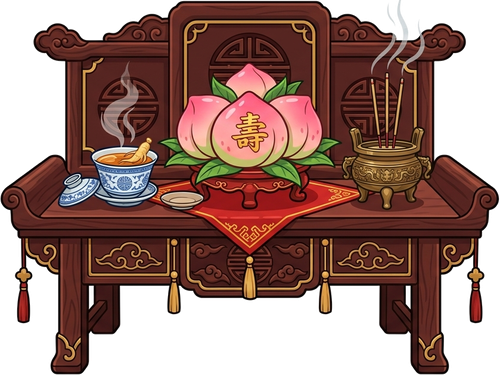
#> input picture assets/images/altar_health.png, 500 x 375 px, given in place of kowtow_1.png, which was not available
$ python optimize_assets.py
#> lines starting #> are read from the running program, lines starting #| are printed output that depends on the picture; after the words box and inside, x2 and y2 are one past the last pixel; in counts of white or black regions, pixels touching at a corner belong together; pictures that were not available may be replaced by others from this repository, and a replacement may not be noted
# -*- coding: utf-8 -*-
"""
把 _full/ 里的全尺寸抠图压成展示用的 assets/images/，并生成 hitmaps.js。

两个关键点：
1) 白场抠图会在四周留下"肉眼几乎看不见但 alpha 不为 0"的柔光外缘，
   直接缩放会让可见内容在 PNG 里跑到一边去。所以要先按 alpha>10% 裁掉外缘，
   再让内容在画布中居中。
2) 不要用调色板量化：Pillow 的 quantize 对 RGBA 只支持二值透明，
   会把柔光边缘的渐变 alpha 压没。只做 LANCZOS 缩放 + optimize 存 PNG。

磕头三帧必须共用同一个裁剪框，否则会破坏已经调好的对齐。
"""
import os
import glob
import json
import numpy as np
from PIL import Image

ROOT = os.path.dirname(os.path.dirname(os.path.abspath(__file__)))
FULL = os.path.join(ROOT, "_full")
OUT = os.path.join(ROOT, "assets", "images")
os.makedirs(OUT, exist_ok=True)

# 每张图的展示宽度（PNG 像素）。CSS 里用一半，保证 2x 屏清晰。
TARGET_W = {
    "god_caishen": 300, "god_bull": 480, "god_shouxing": 300, "god_wenchang": 260,
    "altar_wealth": 480, "altar_stock": 480, "altar_health": 500, "altar_study": 440,
    "smoke": 180, "coin": 120,
}
KOWTOW_W = 436          # 磕头帧画布展示宽度
KOWTOW_TRIM = False     # 画布本身已经是居中的（三帧并集），不再裁

ALPHA_THR = 26          # 10% 不透明度以下视为不可见
BBOX_FRAC = 0.006       # 行/列里可见像素占比超过该值才算"真的有内容"（滤掉 JPEG 噪点）
HIT_COLS = 40
HIT_COVER = 0.34


def shake_specks(im, thr=ALPHA_THR, min_neighbor=1):
    """清掉孤立噪点：一个可见像素如果 8 邻域里可见像素太少，就当作噪点抹掉。"""
    arr = np.asarray(im).astype(np.uint8).copy()
    m = arr[:, :, 3] > thr
    n = np.zeros(m.shape, dtype=np.int16)
    for dy in (-1, 0, 1):
        for dx in (-1, 0, 1):
            if dy == 0 and dx == 0:
                continue
            n += np.roll(np.roll(m, dy, axis=0), dx, axis=1)
    kill = m & (n <= min_neighbor)
    arr[kill, 3] = 0
    return Image.fromarray(arr, "RGBA")


def robust_bbox(images, thr=ALPHA_THR, frac=BBOX_FRAC):
    """按行/列廓形取包围盒，避免零散噪点把框撑到整张图。"""
    x0s, y0s, x1s, y1s = [], [], [], []
    for im in images:
        m = np.asarray(im)[:, :, 3] > thr
        h, w = m.shape
        rows = m.sum(axis=1)
        cols = m.sum(axis=0)
        ry = np.where(rows > max(1.0, w * frac))[0]
        rx = np.where(cols > max(1.0, h * frac))[0]
        if len(ry) == 0 or len(rx) == 0:
            continue
        y0s.append(ry.min()); y1s.append(ry.max() + 1)
        x0s.append(rx.min()); x1s.append(rx.max() + 1)
    if not x0s:
        return 0, 0, images[0].width, images[0].height
    return int(min(x0s)), int(min(y0s)), int(max(x1s)), int(max(y1s))


def prepare(source_keys, target_w, do_trim=True):
    """source_keys: _full 下的文件名（不含扩展名）。返回处理好的同尺寸 RGBA 列表。"""
#> called with target_w = 436, do_trim = False
    imgs = [Image.open(os.path.join(FULL, k + ".png")).convert("RGBA") for k in source_keys]
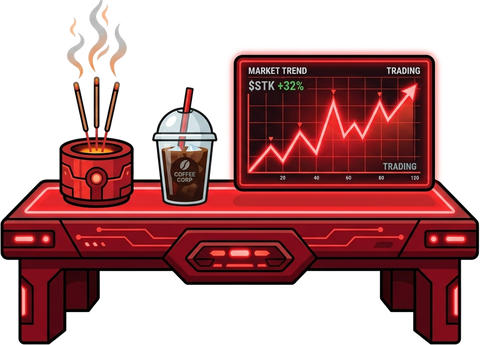
#> input picture assets/images/altar_stock.png, 480 x 345 px, given in place of kowtow_2.png, which was not available
    imgs = [shake_specks(im) for im in imgs]
#> imgs = 3 items
    if do_trim:
        box = robust_bbox(imgs)
        imgs = [im.crop(box) for im in imgs]
    base = imgs[0]
#> base is the input picture: PIL image 500x375 RGBA; mean R, G, B, A 74.2, 42.9, 35.6, 170.1
    h = max(1, int(round(base.height * target_w / base.width)))
#> h = 327
    return [im.resize((target_w, h), Image.LANCZOS) for im in imgs]


def mask_for(im, cols=HIT_COLS):
    a = np.asarray(im)[:, :, 3].astype(np.float32) / 255.0
    h, w = a.shape
    rows = max(1, int(round(cols * h / w)))
    ys = np.linspace(0, h, rows + 1).astype(int)
    xs = np.linspace(0, w, cols + 1).astype(int)
    cell = np.zeros((rows, cols), dtype=np.float32)
    for r in range(rows):
        for c in range(cols):
            blk = a[ys[r]:max(ys[r] + 1, ys[r + 1]), xs[c]:max(xs[c] + 1, xs[c + 1])]
            if blk.size:
                cell[r, c] = (blk > 0.35).mean()
    return (cell > HIT_COVER).astype(int)


hitmaps = {}
report = []

# ---- 磕头三帧：共用裁剪框，保持对齐 ----
kf = prepare(["kowtow_1", "kowtow_2", "kowtow_3"], KOWTOW_W, do_trim=KOWTOW_TRIM)
#> kf = 3 items
for i, im in enumerate(kf, 1):
    stem = "kowtow_%d" % i
    im.save(os.path.join(OUT, stem + ".png"), optimize=True)
    m = mask_for(im)
    hitmaps[stem] = {"w": int(m.shape[1]), "h": int(m.shape[0]),
                     "rows": ["".join(str(v) for v in row) for row in m]}
    report.append("%-16s -> %4dx%-4d  %7.1f KB  mask %dx%d" % (
        stem, im.width, im.height, os.path.getsize(os.path.join(OUT, stem + ".png")) / 1024,
        m.shape[1], m.shape[0]))
#> this loop made 3 passes
#> stem on passes 1 to 3: 'kowtow_1', 'kowtow_2', 'kowtow_3'
#> pass 1, `im.save(os.path.join(OUT, stem + ".png"), optimize=True)`:
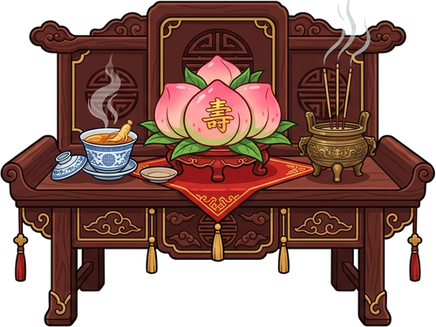
#> saved as kowtow_1.png: PIL image 436x327 RGBA; mean R, G, B, A 74.8, 43.5, 36.3, 170.1; transparent parts drawn white
#> pass 1, in mask_for, `a = np.asarray(im)[:, :, 3].astype(np.float32) / 255.0`:
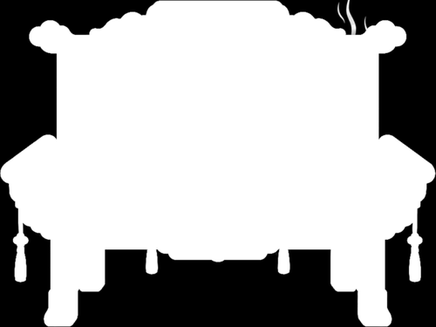
#> a: shape (327, 436) float32; min 0, max 1, mean 0.667
#> pass 1, `m = mask_for(im)`:
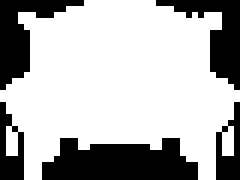
#> m: shape (30, 40) int64 (shown 6 times larger); values 0 (black) and 1 (white), 69.8% white; 5 black regions, box (x1, y1, x2, y2) and area: (7, 23, 33, 30) 142, (0, 0, 14, 15) 80, (26, 0, 40, 15) 78, (0, 17, 4, 30) 32, (36, 17, 40, 30) 31
#> pass 2, `im.save(os.path.join(OUT, stem + ".png"), optimize=True)`:
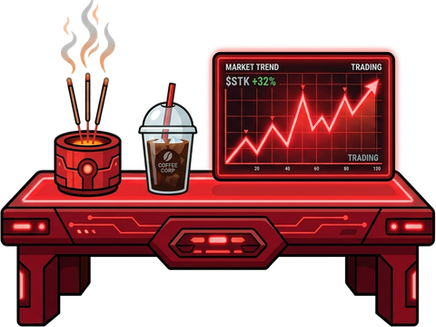
#> saved as kowtow_2.png: PIL image 436x327 RGBA; mean R, G, B, A 74.7, 29.6, 31.2, 138.1; transparent parts drawn white
#> after the loop, hitmaps = 3 items; report = 3 items

# ---- 其余单图 ----
for stem, tw in TARGET_W.items():
    if not os.path.exists(os.path.join(FULL, stem + ".png")):
        continue
    im = prepare([stem], tw, do_trim=True)[0]
    im.save(os.path.join(OUT, stem + ".png"), optimize=True)
    m = mask_for(im)
    hitmaps[stem] = {"w": int(m.shape[1]), "h": int(m.shape[0]),
                     "rows": ["".join(str(v) for v in row) for row in m]}
    report.append("%-16s -> %4dx%-4d  %7.1f KB  mask %dx%d" % (
        stem, im.width, im.height, os.path.getsize(os.path.join(OUT, stem + ".png")) / 1024,
        m.shape[1], m.shape[0]))

with open(os.path.join(ROOT, "hitmaps.js"), "w", encoding="utf-8") as f:
    f.write("// 由 tools/optimize_assets.py 自动生成，请勿手改。\n")
    f.write("// 每张图的低分辨率 alpha 掩码：运行时据此判断鼠标是否落在可见像素上。\n")
    f.write("window.HITMAPS = " + json.dumps(hitmaps, ensure_ascii=False, separators=(",", ":")) + ";\n")

with open(os.path.join(ROOT, "_optimize.log"), "w", encoding="utf-8") as f:
    f.write("\n".join(report))
print("ok")
